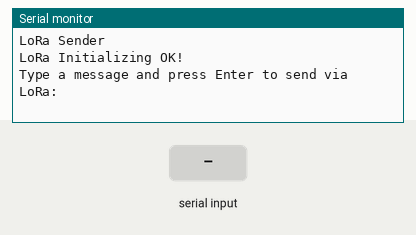
Bench run of a sketch on a simulated Arduino Uno, built with avr-gcc and run on an emulated ATmega328P. Parts: the last lines printed to the serial monitor. The inputs (shaded band) are chosen by the test bench. No radio packets arrive unless stated.

Above: at 1.2 s.
1.3 s: "1\n" received over Serial
At 1.7 s:
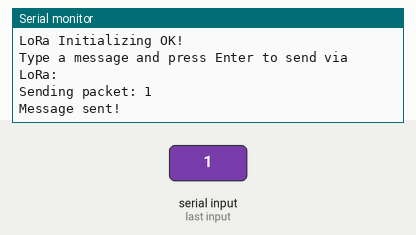
2.8 s: "0\n" received over Serial
At 4.0 s:
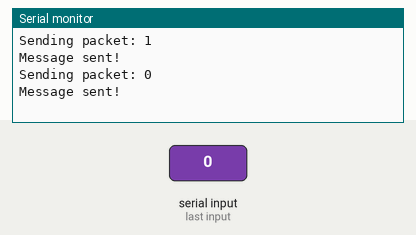
4.3 s: "2\n" received over Serial
At 5.2 s:
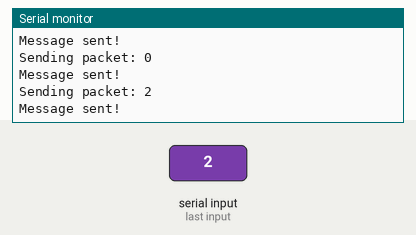

Measured:
- after the input at 1.3 s, the serial monitor: prints a new line at once (image 1)
- after the input at 2.8 s, the serial monitor: prints a new line at once (image 2)
- after the input at 4.3 s, the serial monitor: prints a new line at once (image 3)

The sketch:

lorasender.ino
```cpp
#include <SPI.h>
#include <LoRa.h>

#define ss 5
#define rst 14
#define dio0 2

void setup() {
  Serial.begin(115200);
  while (!Serial);

  Serial.println("LoRa Sender");

  // Setup LoRa transceiver module
  LoRa.setPins(ss, rst, dio0);

  while (!LoRa.begin(433E6)) {
    Serial.println("Starting LoRa failed...");
    delay(500);
  }

  LoRa.setSyncWord(0xF3);
  Serial.println("LoRa Initializing OK!");
  Serial.println("Type a message and press Enter to send via LoRa:");
}

void loop() {
  if (Serial.available()) {
    String message = Serial.readStringUntil('\n');
    message.trim(); // Remove any trailing newline or space

    if (message.length() > 0) {
      sendPacket(message);
    }
  }
}

void sendPacket(String message) {
  Serial.print("Sending packet: ");
  Serial.println(message);

  LoRa.beginPacket();
  LoRa.print(message);
  LoRa.endPacket();

  Serial.println("Message sent!\n");
}
```
